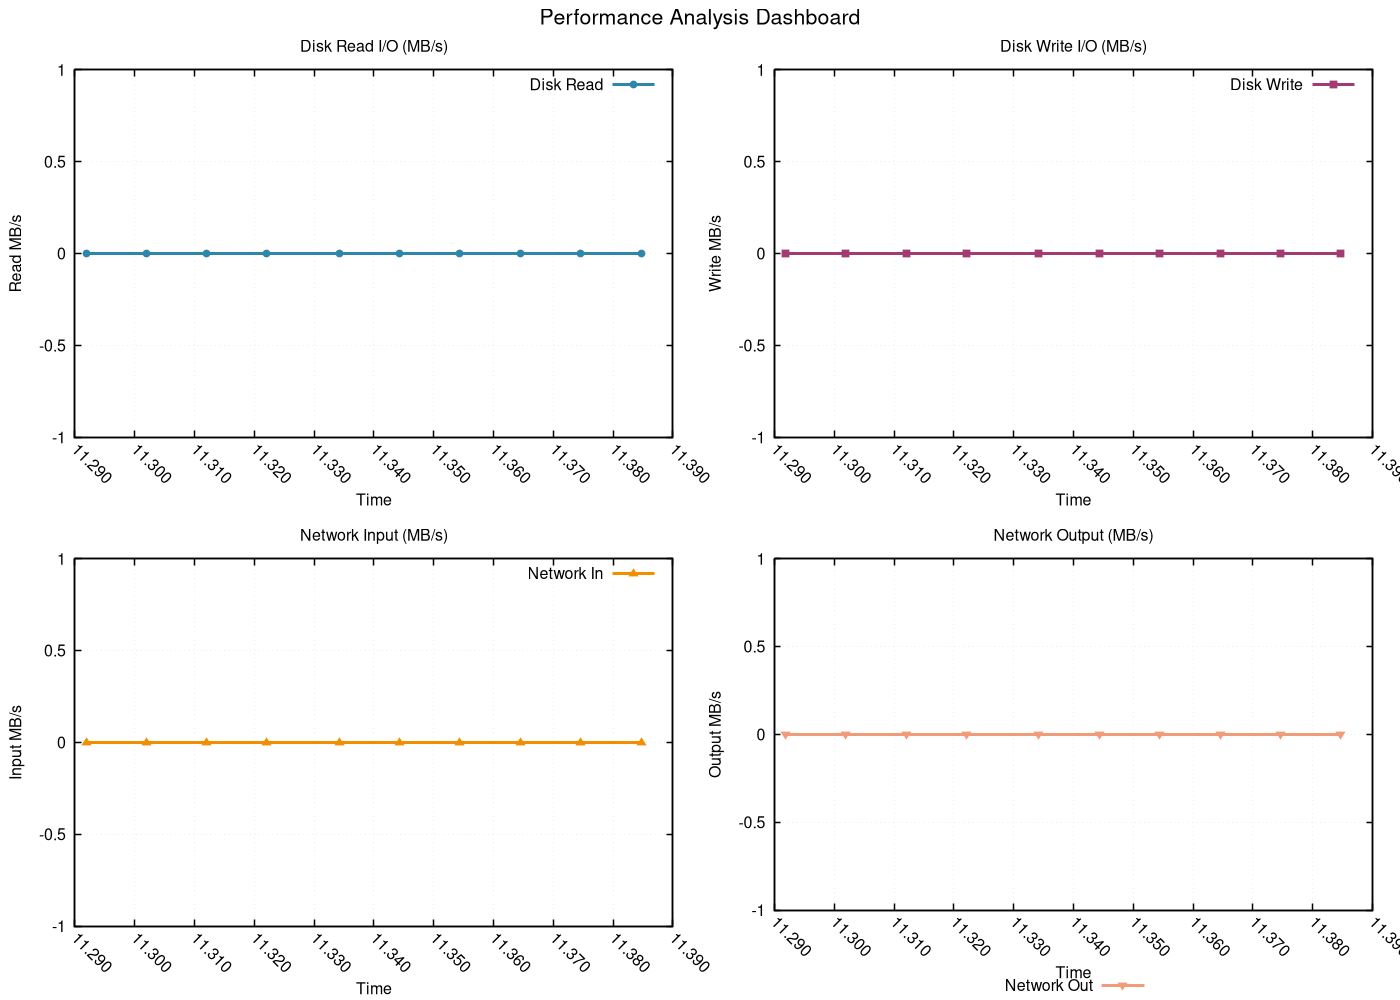

Generate this figure with gnuplot:
# GNUplot script for performance metrics
set terminal pngcairo enhanced font 'Helvetica,12' size 1400,1000
set output 'png/merge_sort_20260131_225833_resources.png'

set multiplot layout 2,2 title 'Performance Analysis Dashboard' font 'Helvetica,16'
set style line 1 lc rgb '#2E86AB' lt 1 lw 3 pt 7 ps 0.8
set style line 2 lc rgb '#A23B72' lt 1 lw 3 pt 5 ps 0.8
set style line 3 lc rgb '#F18F01' lt 1 lw 3 pt 9 ps 0.8
set style line 4 lc rgb '#F19C79' lt 1 lw 3 pt 11 ps 0.8
set style line 5 lc rgb '#0ABB9F' lt 1 lw 3 pt 13 ps 0.8

set format x "%.3f"
set xtics rotate by -45
set autoscale x

set title 'Disk Read I/O (MB/s)'
set xlabel 'Time'
set ylabel 'Read MB/s'
set grid linestyle 1 lc rgb '#D3D3D3' lt 0 lw 1
set border linewidth 1.5
plot 'png/merge_sort_20260131_225833_resources.dat' using 1:4 with linespoints ls 1 title 'Disk Read'
set title 'Disk Write I/O (MB/s)'
set xlabel 'Time'
set ylabel 'Write MB/s'
set grid linestyle 1 lc rgb '#D3D3D3' lt 0 lw 1
set border linewidth 1.5
plot 'png/merge_sort_20260131_225833_resources.dat' using 1:5 with linespoints ls 2 title 'Disk Write'
set title 'Network Input (MB/s)'
set xlabel 'Time'
set ylabel 'Input MB/s'
set grid linestyle 1 lc rgb '#D3D3D3' lt 0 lw 1
set border linewidth 1.5
plot 'png/merge_sort_20260131_225833_resources.dat' using 1:6 with linespoints ls 3 title 'Network In'
set title 'Network Output (MB/s)'
set xlabel 'Time'
set ylabel 'Output MB/s'
set grid linestyle 1 lc rgb '#D3D3D3' lt 0 lw 1
set border linewidth 1.5
set key outside center bottom horizontal
plot 'png/merge_sort_20260131_225833_resources.dat' using 1:7 with linespoints ls 4 title 'Network Out'
unset multiplot
